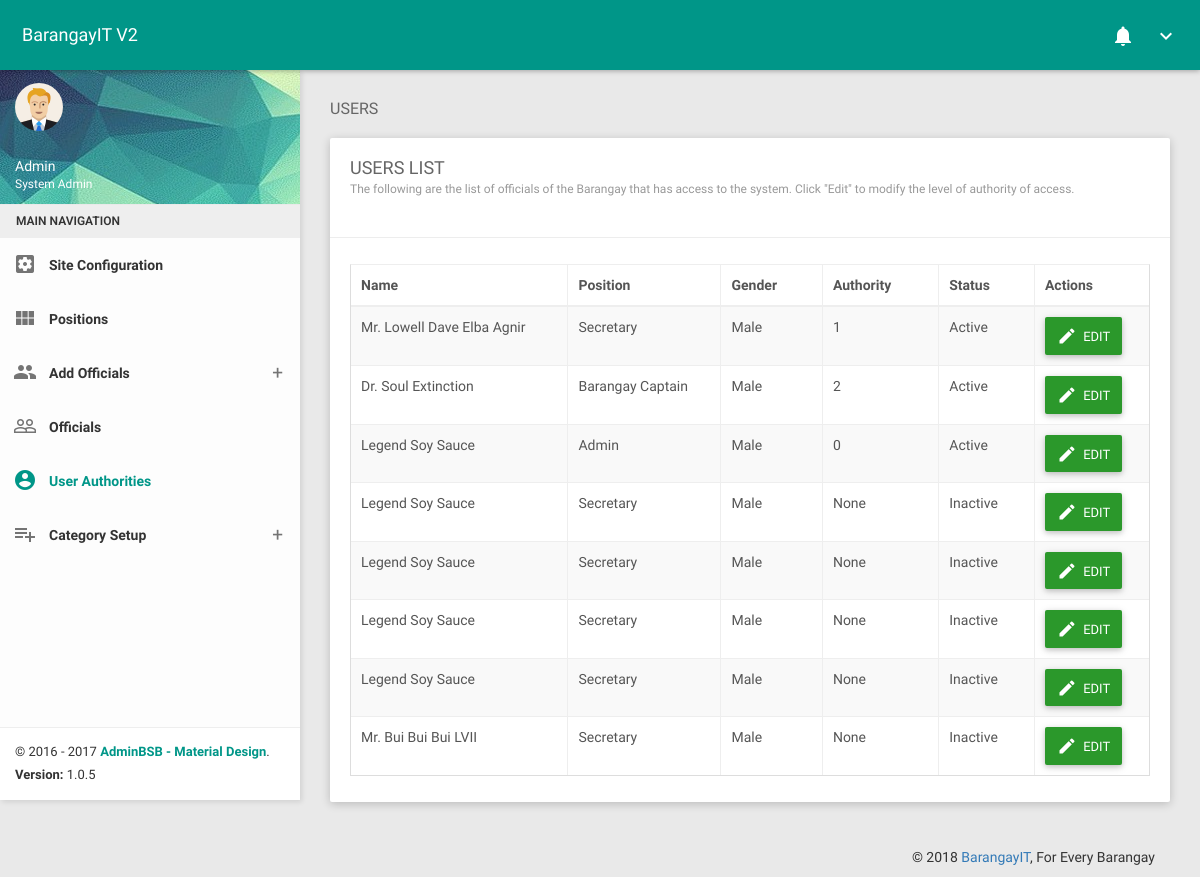
Page /AdUsers.php on the earlier database version.
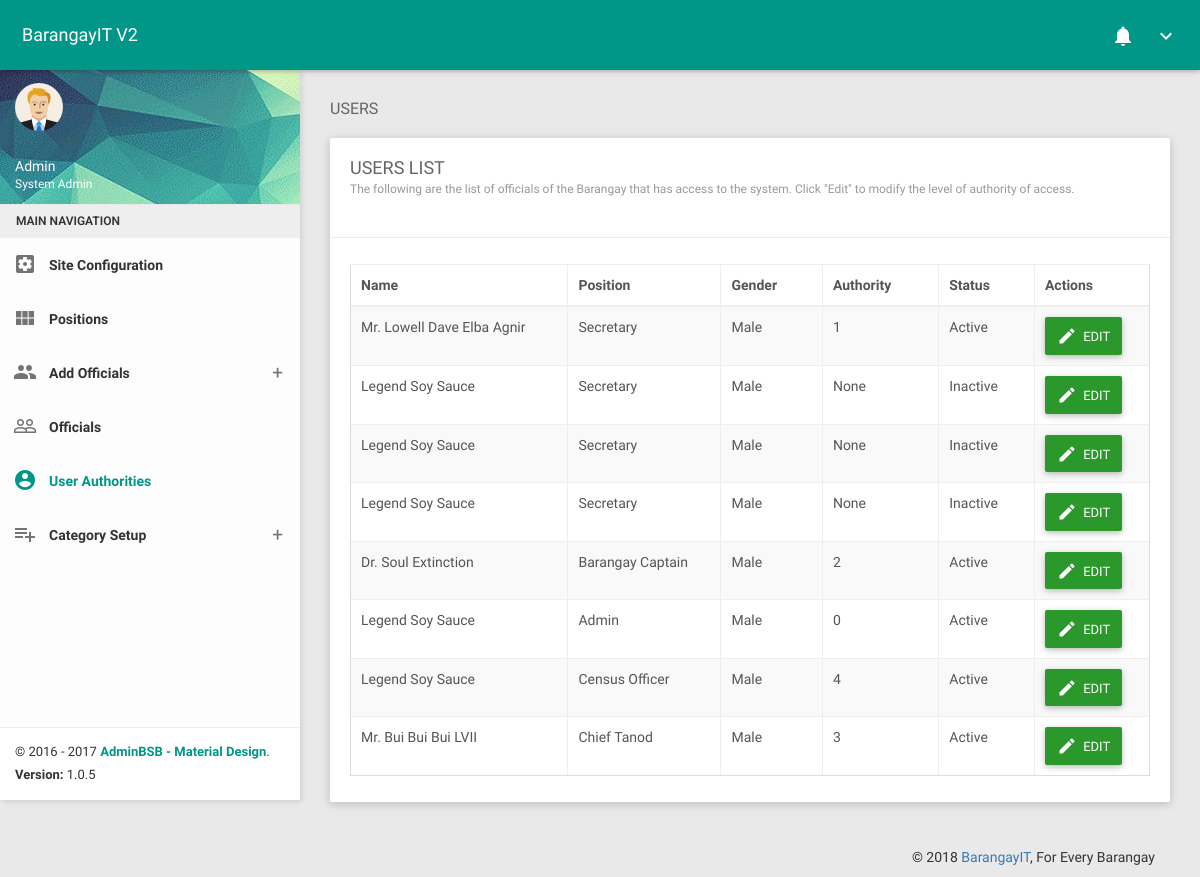
Same page on the later database version.
### tables this page shows
CREATE TABLE `bitdb_r_barangayofficial` (
  `Brgy_Official_ID` int(11) NOT NULL,
  `CitizenID` int(11) NOT NULL,
  `PosID` int(11) NOT NULL,
  `StartTerm` date NOT NULL,
  `EndTerm` date NOT NULL,
  `ActUser` bit(1) NOT NULL DEFAULT b'1'
);

CREATE TABLE `bitdb_r_barangayposition` (
  `PosID` int(11) NOT NULL,
  `PosName` varchar(50) NOT NULL,
  `PosDesc` varchar(200) NOT NULL,
  `PosStat` bit(1) NOT NULL DEFAULT b'1'
);

CREATE TABLE `bitdb_r_citizen` (
  `Citizen_ID` int(11) NOT NULL,
  `Salutation` varchar(10) NOT NULL,
  `First_Name` varchar(100) NOT NULL,
  `Middle_Name` varchar(100) DEFAULT NULL,
  `Last_Name` varchar(100) NOT NULL,
  `Name_Ext` varchar(10) DEFAULT NULL,
  `Citizen_Email` varchar(50) DEFAULT NULL,
  `Height` float(18,4) NOT NULL,
  `Weight` float(18,4) NOT NULL,
  `Birthdate` date NOT NULL,
  `Birth_Place` varchar(200) DEFAULT NULL,
  `Nationality` varchar(100) NOT NULL,
  `Res_Status` bit(1) NOT NULL DEFAULT b'1',
  `Civil_Status` varchar(10) NOT NULL,
  `Occupation` varchar(100) DEFAULT NULL,
  `Gender` char(1) NOT NULL,
  `Blood_Type` varchar(3) NOT NULL,
  `House_No` varchar(10) NOT NULL,
  `Street` varchar(100) NOT NULL,
  `Zone` varchar(100) NOT NULL,
  `Date_Rec` date NOT NULL,
  `Person_Con` varchar(100) DEFAULT NULL,
  `Contact` decimal(11,0) DEFAULT NULL,
  `ProfilePicture` blob,
  `DigitalSign` blob
);

### AdUsers.php (the view, shortened to what the changed rows need)
<?php
    include('head.php');
    include('AdminNavbar.php');
?>
<section class="content">
    <div class="container-fluid">
        <div class="block-header">
            <h2>USERS</h2>
            <br/>
            <div class="row clearfix">
                <div class="col-lg-12 col-md-12 col-sm-12 col-xs-12">
                    <div class="card">
                        <div class="header">
                            <h2>
                                USERS LIST
                                <small>The following are the list of officials of the Barangay that has access to the system. Click "Edit" to modify the level of authority of access. </small>
                            </h2>
                            <br/>
                        </div>
                        <div class="body">
                            <div class="table-responsive">
                                <table class="table table-bordered table-striped table-hover js-basic-example dataTable">
                                    <thead>
                                        <tr>
                                            <th>Name</th>
                                            <th>Position</th>
                                            <th>Gender</th>
                                            <th>Authority</th>
                                            <th>Status</th>
                                            <th>Actions</th>
                                        </tr>
                                    </thead>
                                    <tbody>
                                        <?php
                                            include_once('dbconn.php');
                                            $AdminUserSelectSQL = 'SELECT
                                                                    IFNULL(bitdb_r_barangayuseraccounts.AccountUsername,"") AS AccountUsername,
                                                                    IFNULL(bitdb_r_barangayuseraccounts.AccountPassword,"") AS AccountPassword,
                                                                    IFNULL(bitdb_r_barangayuseraccounts.AccountUserType,"None") AS AccountUserType,
                                                                    bitdb_r_barangayofficial.Brgy_Official_ID,
                                                                    bitdb_r_barangayofficial.ActUser,
                                                                    bitdb_r_barangayposition.PosName,
                                                                    bitdb_r_citizen.Salutation,
                                                                    bitdb_r_citizen.First_Name,
                                                                    IFNULL(bitdb_r_citizen.Middle_Name,"") AS Middle_Name,
                                                                    bitdb_r_citizen.Last_Name,
                                                                    IFNULL(bitdb_r_citizen.Name_Ext,"") AS Name_Ext,
                                                                    bitdb_r_citizen.Gender
                                                                FROM bitdb_r_barangayofficial
                                                                LEFT JOIN bitdb_r_barangayuseraccounts
                                                                ON bitdb_r_barangayuseraccounts.Brgy_Official_ID = bitdb_r_barangayofficial.Brgy_Official_ID
                                                                INNER JOIN bitdb_r_barangayposition
                                                                ON bitdb_r_barangayofficial.PosID = bitdb_r_barangayposition.PosID
                                                                INNER JOIN bitdb_r_citizen
                                                                ON bitdb_r_barangayofficial.CitizenID = bitdb_r_citizen.Citizen_ID';
                                            $AdminUserSelectQuery = mysqli_query($bitMysqli,$AdminUserSelectSQL) or die (mysqli_error($bitMysqli));
                                            if(mysqli_num_rows($AdminUserSelectQuery) > 0)
                                            {
                                                while($row = mysqli_fetch_assoc($AdminUserSelectQuery))
                                                {
                                                    $AccountUsername = $row['AccountUsername'];
                                                    $AccountPassword = $row['AccountPassword'];
                                                    $AccountUserType = $row['AccountUserType'];
                                                    $BarangayOffID = $row['Brgy_Official_ID'];
                                                    $PosName = $row['PosName'];
                                                    $Salutation = $row['Salutation'];
                                                    $First_Name = $row['First_Name'];
                                                    $Middle_Name = $row['Middle_Name'];
                                                    $Last_Name = $row['Last_Name'];
                                                    $Name_Ext = $row['Name_Ext'];
                                                    if($row['ActUser'] == 1 && isset($row['AccountUsername']) && isset($row['AccountPassword']) && isset($row['AccountUserType']))
                                                    {
                                                        $ActUser = "Active";
                                                    }
                                                    else if(!isset($row['AccountUsername']) || !isset($row['AccountPassword']) || !isset($row['AccountUserType']))
                                                    {
                                                        $ActUser = "Inactive";
                                                    }
                                                    else if($row['ActUser'] == 0)
                                                    {
                                                        $ActUser = "Inactive";
                                                    }
                                                    if($row['Gender'] == 'M')
                                                    {
                                                        $Gender = "Male";
                                                    }
                                                    else
                                                    {
                                                        $Gender = "Female";
                                                    }
                                                    $WName = "".$Salutation." ".$First_Name." ".$Middle_Name." ".$Last_Name." ".$Name_Ext." ";
                                                    echo   '<tr>
                                                                <td class="hide">'.$BarangayOffID.'</td>
                                                                <td class="hide">'.$AccountUsername.'</td>
                                                                <td class="hide">'.$AccountPassword.'</td>
                                                                <td>'.$WName.'</td>
                                                                <td>'.$PosName.'</td>
                                                                <td>'.$Gender.'</td>
                                                                <td>'.$AccountUserType.'</td>
                                                                <td>'.$ActUser.'</td>
                                                                <td>
                                                                    <button type="button" class="btn btn-success waves-effect editUser" data-toggle="modal" data-target="#delegateUsrModal">
                                                                        <i class="material-icons">mode_edit</i>
                                                                        <span>EDIT</span>
                                                                    </button>
                                                                </td>
                                                            </tr>';
                                                }
                                            }
                                        ?>
                                    </tbody>
                                </table>
                            </div>
                        </div>
                    </div>
                </div>
            </div>
        </div>
        <?php include('footer.php'); ?>

Differences in the rows shown:
shown differently, row unchanged: bitdb_r_barangayofficial (number 2 of 8 on the later page): moves up the list
shown differently, row unchanged: bitdb_r_barangayofficial (number 3 of 8 on the later page): moves up the list
shown differently, row unchanged: bitdb_r_barangayofficial (number 4 of 8 on the later page): moves up the list
changed bitdb_r_barangayofficial: PosID.PosName "Secretary" → "Census Officer"; AccountUserType "None" → "4"; ActUser "Inactive" → "Active"
changed bitdb_r_barangayofficial: PosID.PosName "Secretary" → "Chief Tanod"; AccountUserType "None" → "3"; ActUser "Inactive" → "Active"
